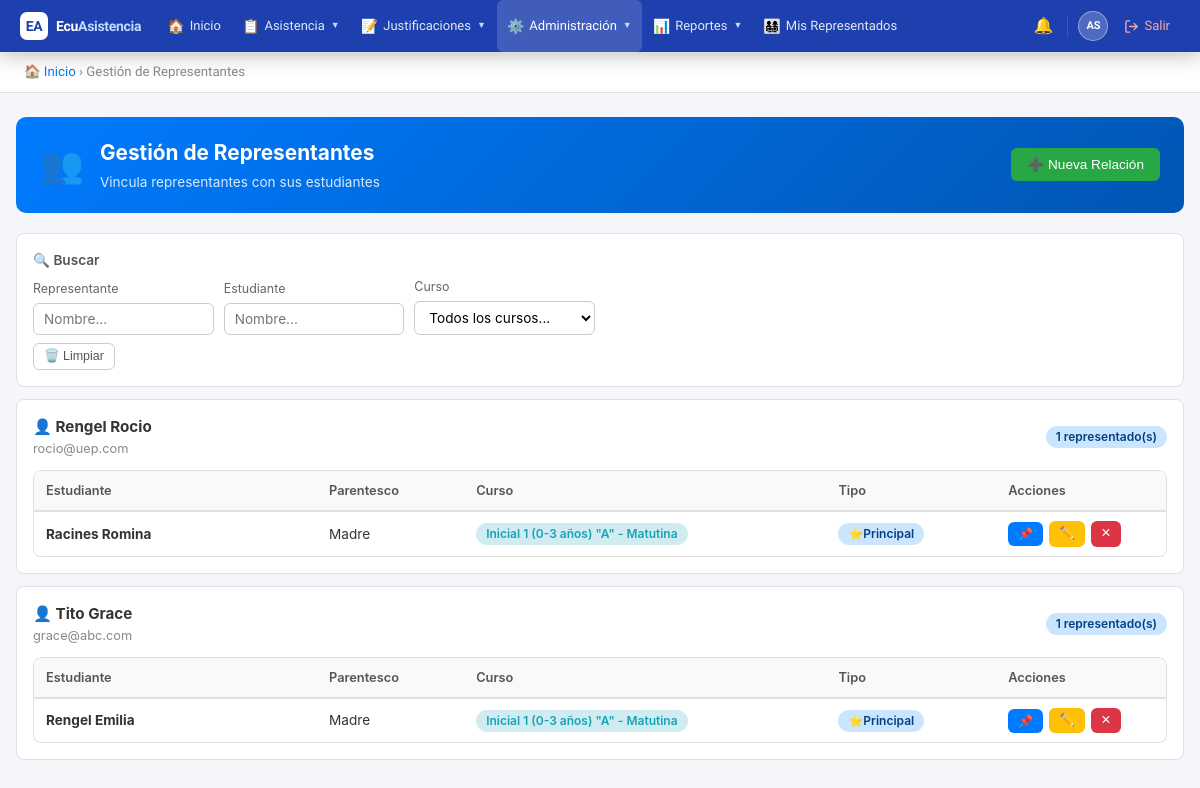
The app's page /public/?action=manage_representatives (signed in), older data.
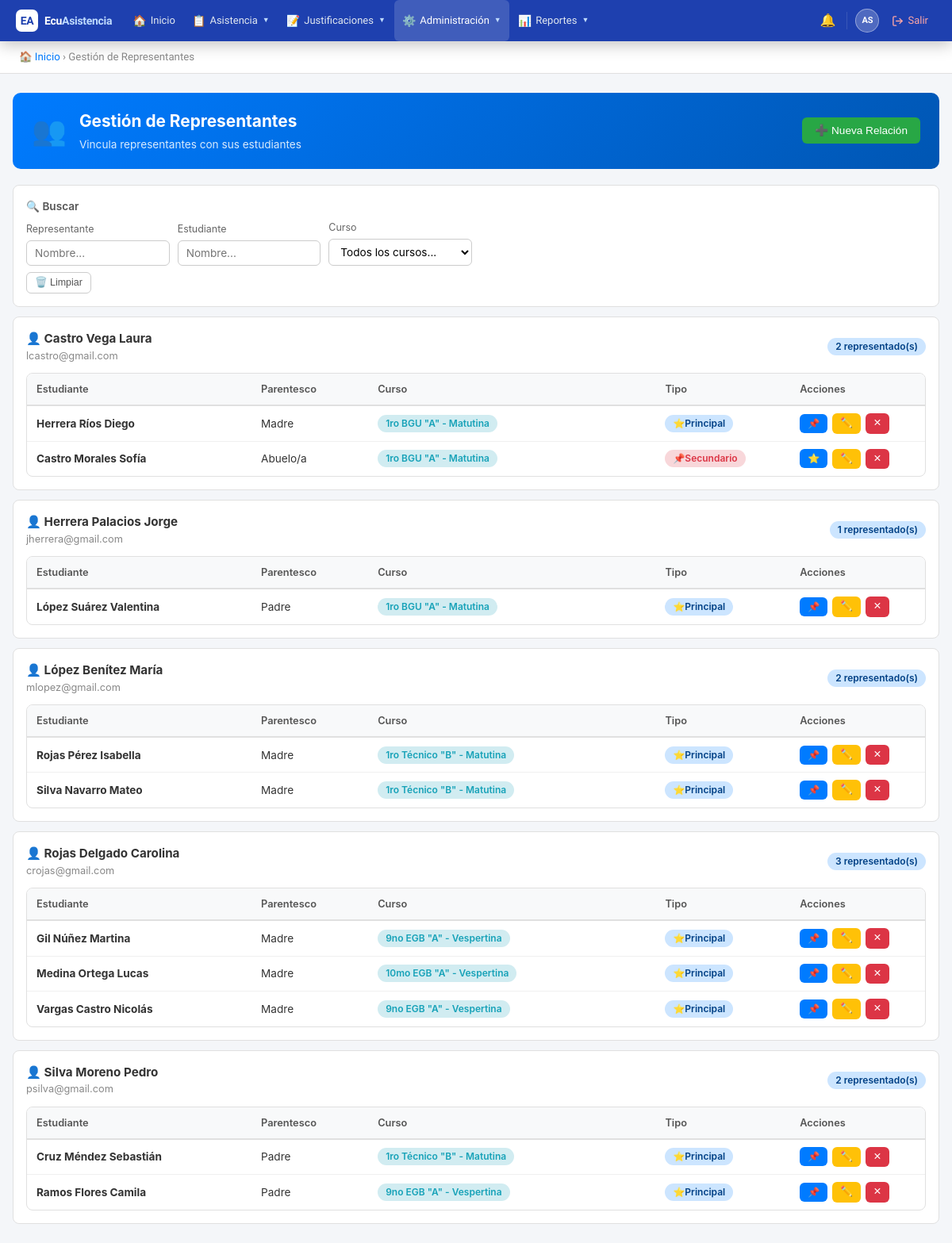
The same page, newer data.
### tables this page shows
CREATE TABLE `users` (
  `id` int(11) NOT NULL AUTO_INCREMENT,
  `institution_id` int(11) NOT NULL,
  `username` varchar(50) NOT NULL,
  `email` varchar(100) NOT NULL,
  `password` varchar(255) NOT NULL,
  `first_name` varchar(100) NOT NULL,
  `last_name` varchar(100) NOT NULL,
  `dni` varchar(20) DEFAULT NULL,
  `phone` varchar(20) DEFAULT NULL,
  `reset_token` varchar(255) DEFAULT NULL,
  `reset_expires` datetime DEFAULT NULL,
  `is_active` tinyint(1) DEFAULT 1,
  `created_at` timestamp NOT NULL DEFAULT current_timestamp(),
  `updated_at` timestamp NOT NULL DEFAULT current_timestamp() ON UPDATE current_timestamp(),
  PRIMARY KEY (`id`),
  UNIQUE KEY `username` (`username`),
  UNIQUE KEY `email` (`email`),
  UNIQUE KEY `dni` (`dni`),
  KEY `institution_id` (`institution_id`),
  CONSTRAINT `users_ibfk_1` FOREIGN KEY (`institution_id`) REFERENCES `institutions` (`id`)
);

CREATE TABLE `representatives` (
  `id` int(11) NOT NULL AUTO_INCREMENT,
  `representative_id` int(11) NOT NULL,
  `student_id` int(11) NOT NULL,
  `relationship` varchar(50) DEFAULT NULL,
  `is_primary` tinyint(1) DEFAULT 0,
  `created_at` timestamp NOT NULL DEFAULT current_timestamp(),
  PRIMARY KEY (`id`),
  UNIQUE KEY `unique_rep_student` (`representative_id`,`student_id`),
  KEY `student_id` (`student_id`),
  CONSTRAINT `representatives_ibfk_1` FOREIGN KEY (`representative_id`) REFERENCES `users` (`id`),
  CONSTRAINT `representatives_ibfk_2` FOREIGN KEY (`student_id`) REFERENCES `users` (`id`)
);

CREATE TABLE `courses` (
  `id` int(11) NOT NULL AUTO_INCREMENT,
  `institution_id` int(11) NOT NULL,
  `school_year_id` int(11) NOT NULL,
  `name` varchar(100) NOT NULL,
  `grade_level` varchar(50) DEFAULT NULL,
  `parallel` varchar(10) DEFAULT NULL,
  `shift_id` int(11) NOT NULL,
  `created_at` timestamp NOT NULL DEFAULT current_timestamp(),
  `updated_at` timestamp NOT NULL DEFAULT current_timestamp() ON UPDATE current_timestamp(),
  PRIMARY KEY (`id`),
  KEY `institution_id` (`institution_id`),
  KEY `school_year_id` (`school_year_id`),
  KEY `shift_id` (`shift_id`),
  CONSTRAINT `courses_ibfk_1` FOREIGN KEY (`institution_id`) REFERENCES `institutions` (`id`),
  CONSTRAINT `courses_ibfk_2` FOREIGN KEY (`school_year_id`) REFERENCES `school_years` (`id`),
  CONSTRAINT `courses_ibfk_3` FOREIGN KEY (`shift_id`) REFERENCES `shifts` (`id`)
);

### controllers/RepresentativeController.php (called while the page is built, shortened)
<?php
require_once BASE_PATH . '/models/Representative.php';
require_once BASE_PATH . '/models/User.php';
class RepresentativeController {
    private $userModel;
    public function __construct() {
        $db = new Database();
        $this->representativeModel = new Representative($db);
        $this->userModel = new User($db);
    }
    public function manageRepresentatives() {
        $representatives = $this->userModel->getByRole('representante');
        include BASE_PATH . '/views/representatives/manage.php';
    }
}

### helpers/Security.php (called while the page is built, shortened)
<?php
class Security {
    public static function hasRole($roleNames) {
        if (!empty($_SESSION['is_superadmin'])) return true;
        $roleNames = (array) $roleNames;
        return count(array_intersect($roleNames, $_SESSION['roles'])) > 0;
    }
}

### config/database.php (called while the page is built)
<?php
class Database {
    private $host = 'localhost';
    private $db = 'ecuasistencia2026_db';
    private $user = 'root';
    private $pass = '';
    private $charset = 'utf8mb4';
    private $pdo;
    public function connect() {
        if ($this->pdo === null) {
            $dsn = "mysql:host={$this->host};dbname={$this->db};charset={$this->charset}";
            $options = [
                PDO::ATTR_ERRMODE => PDO::ERRMODE_EXCEPTION,
                PDO::ATTR_DEFAULT_FETCH_MODE => PDO::FETCH_ASSOC,
                PDO::ATTR_EMULATE_PREPARES => false,
            ];
            try {
                $this->pdo = new PDO($dsn, $this->user, $this->pass, $options);
            } catch (PDOException $e) {
                die('Error de conexión: ' . $e->getMessage());
            }
        }
        return $this->pdo;
    }
}

### models/User.php (called while the page is built, shortened)
<?php
class User {
    public $db;
    public function __construct($database) {
        $this->db = $database->connect();
    }
    public function getByRole($roleName) {
        $sql = "SELECT u.* FROM users u
                INNER JOIN user_roles ur ON u.id = ur.user_id
                INNER JOIN roles r ON ur.role_id = r.id
                WHERE r.name = :role_name AND u.institution_id = :institution_id
                ORDER BY u.last_name, u.first_name";
        $stmt = $this->db->prepare($sql);
        $stmt->execute([
            ':role_name' => $roleName,
            ':institution_id' => $_SESSION['institution_id']
        ]);
        return $stmt->fetchAll();
    }
}

### models/Representative.php (called while the page is built, shortened)
<?php
class Representative {
    private $db;
    public function __construct($database) {
        $this->db = $database->connect();
    }
    public function getStudentsByRepresentative($representativeId) {
        $sql = "SELECT u.*, r.relationship, r.is_primary, c.name as course_name, sh.name as shift_name
                FROM users u
                INNER JOIN representatives r ON u.id = r.student_id
                LEFT JOIN course_students cs ON u.id = cs.student_id
                LEFT JOIN courses c ON cs.course_id = c.id
                LEFT JOIN shifts sh ON c.shift_id = sh.id
                WHERE r.representative_id = :representative_id
                ORDER BY r.is_primary DESC, u.last_name, u.first_name";
        $stmt = $this->db->prepare($sql);
        $stmt->execute([':representative_id' => $representativeId]);
        return $stmt->fetchAll();
    }
}

### views/representatives/manage.php (the view, shortened to what the changed rows need)
<!DOCTYPE html>
<html lang="es">
<head>
</head>
<body>
<?php include BASE_PATH . '/views/partials/navbar.php'; ?>
<div class="container">
    <div class="page-header blue">
        <div>
            <h1>Gestión de Representantes</h1>
        </div>
    </div>
    <div id="rep-list">
        <?php
        foreach($representatives as $rep):
            $children = $this->representativeModel->getStudentsByRepresentative($rep['id']);
            if(!count($children)) continue;
        ?>
        <div class="rep-block"
             data-repname="<?= htmlspecialchars($rep['last_name'] . ' ' . $rep['first_name']) ?>">
            <div class="rep-block-header">
                <div>
                    <div class="rep-name">👤 <?= htmlspecialchars($rep['last_name'] . ' ' . $rep['first_name']) ?></div>
                    <div class="rep-email"><?= htmlspecialchars($rep['email']) ?></div>
                </div>
                <span class="badge badge-blue"><?= count($children) ?> representado(s)</span>
            </div>
            <div class="table-wrap" style="margin-bottom:0;">
                <table style="table-layout:fixed;width:100%;">
                    <colgroup>
                        <col style="width:25%;">
                        <col style="width:13%;">
                        <col style="width:32%;">
                        <col style="width:15%;">
                        <col style="width:15%;">
                    </colgroup>
                    <thead>
                        <tr>
                            <th>Estudiante</th>
                            <th>Parentesco</th>
                            <th>Curso</th>
                            <th>Tipo</th>
                            <th>Acciones</th>
                        </tr>
                    </thead>
                    <tbody>
                        <?php foreach($children as $child): ?>
                        <tr class="student-row"
                            data-student="<?= htmlspecialchars($child['last_name'] . ' ' . $child['first_name']) ?>"
                            data-course="<?= htmlspecialchars($child['course_name'] ?? '') ?>">
                            <td><strong><?= htmlspecialchars($child['last_name'] . ' ' . $child['first_name']) ?></strong></td>
                            <td><?= htmlspecialchars($child['relationship']) ?></td>
                            <td>
                                <?php if($child['course_name']): ?>
                                    <span class="badge badge-teal"><?= htmlspecialchars($child['course_name']) ?></span>
                                <?php else: ?>
                                    <span style="color:#ccc;">Sin curso</span>
                                <?php endif; ?>
                            </td>
                            <td>
                                <?php if($child['is_primary']): ?>
                                    <span class="badge badge-blue">⭐Principal</span>
                                <?php else: ?>
                                    <span class="badge badge-red">📌Secundario</span>
                                <?php endif; ?>
                            </td>
                            <td>
                                <div class="actions-cell">
                                    <a href="?action=toggle_primary_representative&rep_id=<?= $rep['id'] ?>&student_id=<?= $child['id'] ?>"
                                       class="btn-toggle-primary btn-toggle-on"
                                       title="<?= $child['is_primary'] ? 'Cambiar a Secundario' : 'Cambiar a Principal' ?>">
                                        <?= $child['is_primary'] ? '📌' : '⭐' ?>
                                    </a>
                                    <button class="btn btn-warning btn-sm"
                                        onclick="openEdit(<?= $rep['id'] ?>, <?= $child['id'] ?>,
                                            '<?= addslashes(htmlspecialchars($rep['last_name'] . ' ' . $rep['first_name'])) ?>',
                                            '<?= addslashes(htmlspecialchars($child['last_name'] . ' ' . $child['first_name'])) ?>',
                                            '<?= addslashes(htmlspecialchars($child['relationship'])) ?>',
                                            <?= $child['is_primary'] ? 1 : 0 ?>)"
                                        title="Editar relación">✏️</button>
                                    <button class="btn btn-danger btn-sm"
                                        onclick="confirmRemove(<?= $rep['id'] ?>, <?= $child['id'] ?>,
                                            '<?= addslashes(htmlspecialchars($rep['last_name'] . ' ' . $rep['first_name'])) ?>',
                                            '<?= addslashes(htmlspecialchars($child['last_name'] . ' ' . $child['first_name'])) ?>')"
                                        title="Eliminar relación">✕</button>
                                </div>
                            </td>
                        </tr>
                        <?php endforeach; ?>
                    </tbody>
                </table>
            </div>
        </div>
        <?php endforeach; ?>
    </div>
</div>
</body>
</html>

### views/partials/navbar.php (shortened to what the changed rows need)
<?php
$current_page = $_GET['action'] ?? 'dashboard';
?>
<link rel="stylesheet" href="<?= BASE_URL ?>/css/global.css">
<nav class="ec-nav">
    <div class="ec-nav__inner">
        <div class="ec-menu">
            <?php if(Security::hasRole('representante')): ?>
            <div class="ec-item">
                <a href="?action=my_children" class="ec-item__btn <?= $current_page==='my_children'?'active':'' ?>">
                    <span class="ec-item__icon">👨‍👩‍👧‍👦</span> Mis Representados
                </a>
            </div>
            <?php endif; ?>
        </div>
    </div>
</nav>

Row changes from the older to the newer data that the page shows:
removed users: last_name+first_name "Rengel Rocio", email "rocio@uep.com", count($children) "1", shown under "🔍 Buscar"
removed users: last_name+first_name "Racines Romina", representatives.relationship "Madre", courses.name "Inicial 1 (0-3 años) \"A\" - Matutina", shows "⭐Principal", shown under "Rengel Rocio"
removed users: last_name+first_name "Tito Grace", email "grace@abc.com", count($children) "1", shown under "🔍 Buscar"
removed users: last_name+first_name "Rengel Emilia", representatives.relationship "Madre", courses.name "Inicial 1 (0-3 años) \"A\" - Matutina", shows "⭐Principal", shown under "Tito Grace"
added users: last_name+first_name "Castro Vega Laura", email "lcastro@gmail.com", count($children) "2", shown under "🔍 Buscar"
added users: last_name+first_name "Herrera Ríos Diego", representatives.relationship "Madre", courses.name "1ro BGU \"A\" - Matutina", shows "⭐Principal", shown under "Castro Vega Laura"
added users: last_name+first_name "Castro Morales Sofía", representatives.relationship "Abuelo/a", courses.name "1ro BGU \"A\" - Matutina", shows "📌Secundario", shown under "Castro Vega Laura"
added users: last_name+first_name "Herrera Palacios Jorge", email "jherrera@gmail.com", count($children) "1", shown under "🔍 Buscar"
added users: last_name+first_name "López Suárez Valentina", representatives.relationship "Padre", courses.name "1ro BGU \"A\" - Matutina", shows "⭐Principal", shown under "Herrera Palacios Jorge"
added users: last_name+first_name "López Benítez María", email "mlopez@gmail.com", count($children) "2", shown under "🔍 Buscar"
added users: last_name+first_name "Rojas Pérez Isabella", representatives.relationship "Madre", courses.name "1ro Técnico \"B\" - Matutina", shows "⭐Principal", shown under "López Benítez María"
added users: last_name+first_name "Silva Navarro Mateo", representatives.relationship "Madre", courses.name "1ro Técnico \"B\" - Matutina", shows "⭐Principal", shown under "López Benítez María"
added users: last_name+first_name "Rojas Delgado Carolina", email "crojas@gmail.com", count($children) "3", shown under "🔍 Buscar"
added users: last_name+first_name "Gil Núñez Martina", representatives.relationship "Madre", courses.name "9no EGB \"A\" - Vespertina", shows "⭐Principal", shown under "Rojas Delgado Carolina"
added users: last_name+first_name "Medina Ortega Lucas", representatives.relationship "Madre", courses.name "10mo EGB \"A\" - Vespertina", shows "⭐Principal", shown under "Rojas Delgado Carolina"
added users: last_name+first_name "Vargas Castro Nicolás", representatives.relationship "Madre", courses.name "9no EGB \"A\" - Vespertina", shows "⭐Principal", shown under "Rojas Delgado Carolina"
added users: last_name+first_name "Silva Moreno Pedro", email "psilva@gmail.com", count($children) "2", shown under "🔍 Buscar"
added users: last_name+first_name "Cruz Méndez Sebastián", representatives.relationship "Padre", courses.name "1ro Técnico \"B\" - Matutina", shows "⭐Principal", shown under "Silva Moreno Pedro"
added users: last_name+first_name "Ramos Flores Camila", representatives.relationship "Padre", courses.name "9no EGB \"A\" - Vespertina", shows "⭐Principal", shown under "Silva Moreno Pedro"
Text that changed along with them:
text no longer shown: "👨‍👩‍👧‍👦 Mis Representados"
